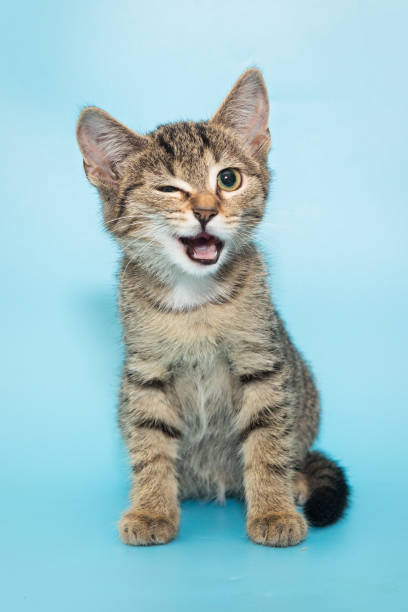
#> input picture Opencv/Images/cat.jpg, 408 x 612 px
$ python computing_histograms.py
#> lines starting #> are read from the running program, lines starting #| are printed output that depends on the picture; after the words box and inside, x2 and y2 are one past the last pixel; in counts of white or black regions, pixels touching at a corner belong together
import cv2 as cv
import numpy as np
import matplotlib.pyplot as plt

img = cv.imread('Images/cat.jpg')
#> img is the input picture: shape (612, 408, 3); mean B, G, R 199.2, 194, 158.3
cv.imshow('Cat', img)

blank = np.zeros(img.shape[:2], dtype='uint8')

gray = cv.cvtColor(img, cv.COLOR_BGR2GRAY)
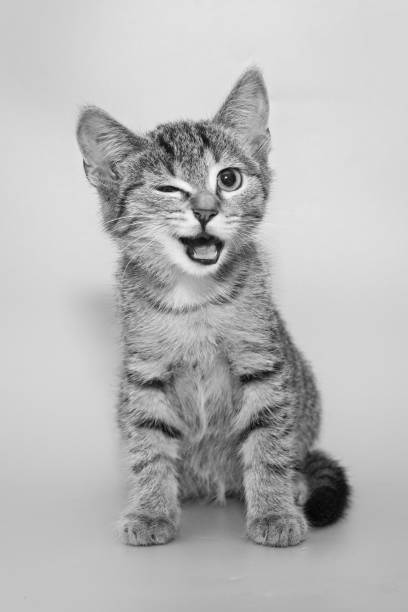
#> gray: shape (612, 408); min 2, max 251, mean 183.9
cv.imshow('Gray', gray)

# mask = cv.circle(blank, (img.shape[1]//2, img.shape[0]//2), 100, 255, -1)
circle = cv.circle(blank, (img.shape[1]//2, img.shape[0]//2), 100, 255, -1)
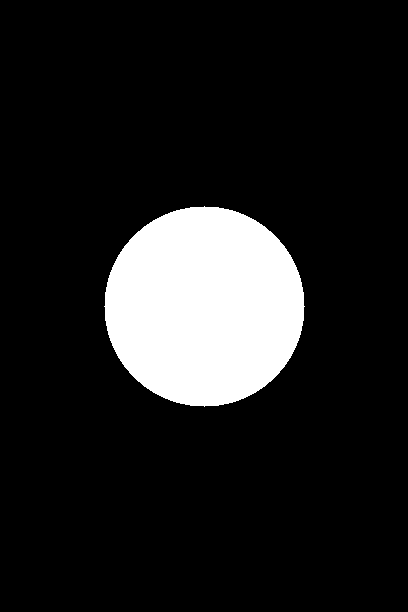
#> blank: shape (612, 408); 12.6% white; 1 white region, box (x1, y1, x2, y2) and area: (104, 206, 305, 407) 31417
# cv.imshow('Mask', mask)
cv.imshow('Mask', circle)

mask = cv.bitwise_and(gray, gray, mask=circle)
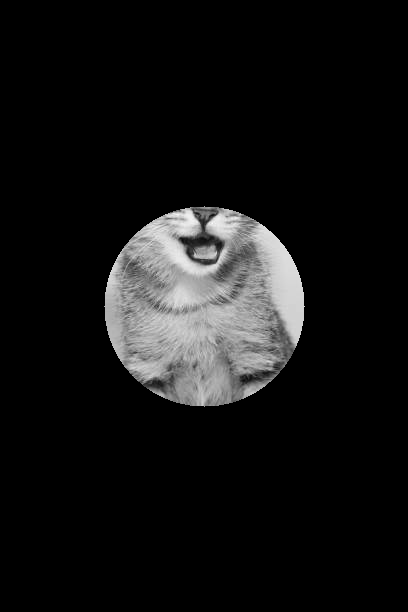
#> mask: shape (612, 408); min 0, max 251, mean 19.8
cv.imshow('Mask Image', mask)


# Grayscale histogram
# gray_hist = cv.calcHist([gray], [0], None, [256], [0,256])
gray_hist = cv.calcHist([gray], [0], mask, [256], [0,256])
#> gray_hist = 256 values, max 483 at index 209, min 0 at index 0, mean 122.7
plt.figure()
plt.title('Grayscale histogram')
plt.xlabel('Bins')
plt.ylabel('# of pixels')
plt.plot(gray_hist)
plt.xlim([0,256])
# plt.show()

# Color Histogram
plt.figure()
plt.title('Colour histogram')
plt.xlabel('Bins')
plt.ylabel('# of pixels')
colors = ('b','g','r')
for i,col in enumerate(colors):
    hist = cv.calcHist([img],[i], None, [256], [0,256])
    plt.plot(hist, color=col)
    plt.xlim([0,256])

plt.show()
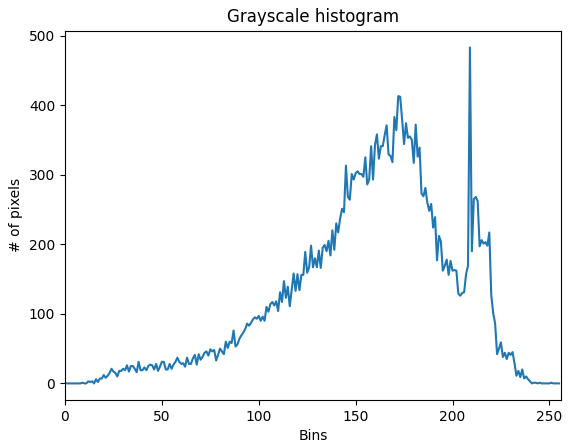
#> figure drawn by matplotlib, 1 panel; curve peaks at x = 209, y = 483
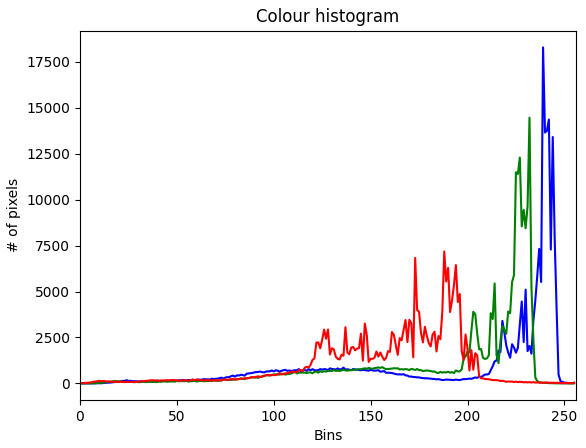
#> figure drawn by matplotlib, 1 panel; curve peaks at x = 239, y = 18292; curve peaks at x = 232, y = 14466; curve peaks at x = 188, y = 7181


cv.waitKey(0)

$ run again, with Opencv/Images/colorballs.jpg copied over Opencv/Images/cat.jpg
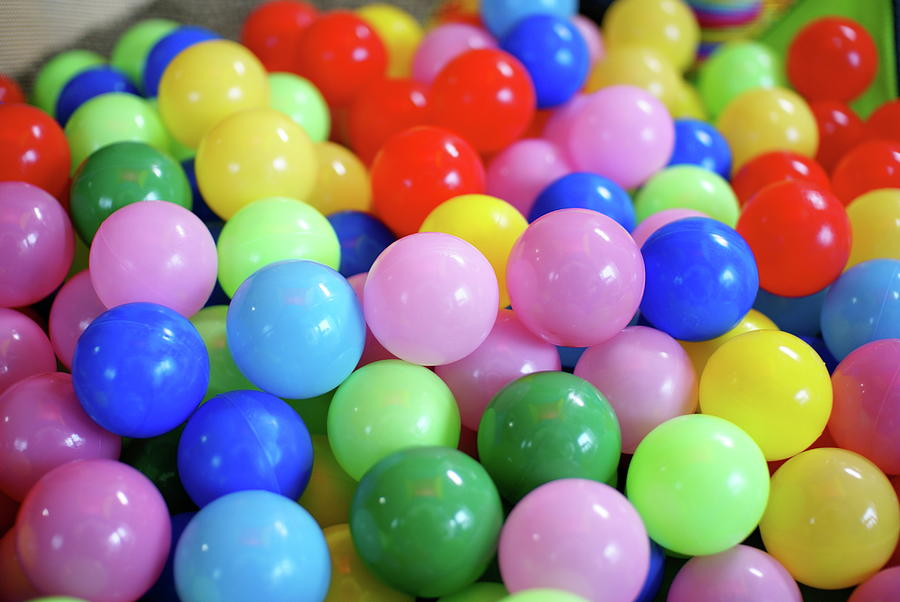
#> input picture Opencv/Images/colorballs.jpg, 900 x 602 px
#> img is the input picture: shape (602, 900, 3); mean B, G, R 124, 126.1, 144.7
#> `circle = cv.circle(blank, (img.shape[1]//2, img.shape[0]//2), 100, 255..`:
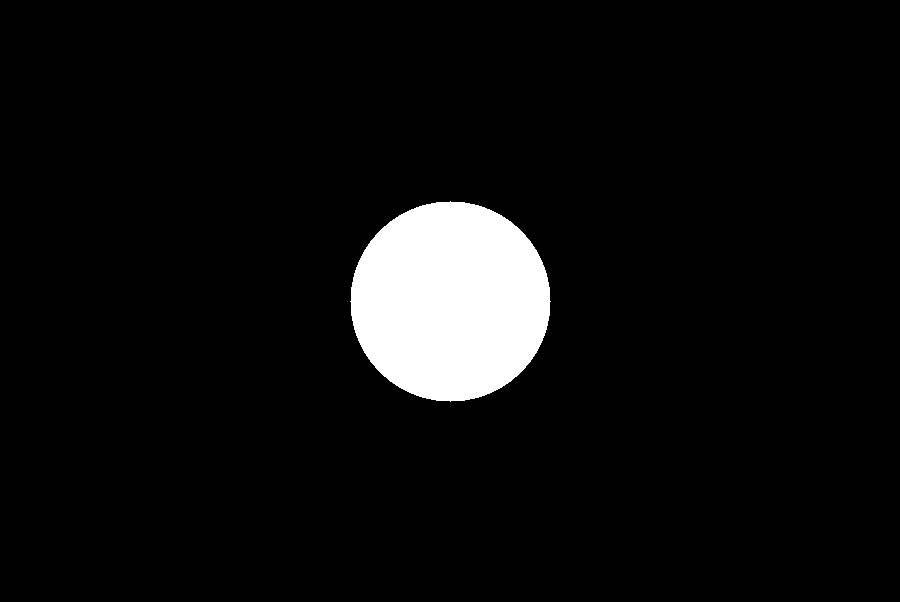
#> blank: shape (602, 900); 5.8% white; 1 white region, box (x1, y1, x2, y2) and area: (350, 201, 551, 402) 31417
#> gray_hist = 256 values, max 534 at index 170, min 0 at index 0, mean 122.7
#> `plt.show()`:
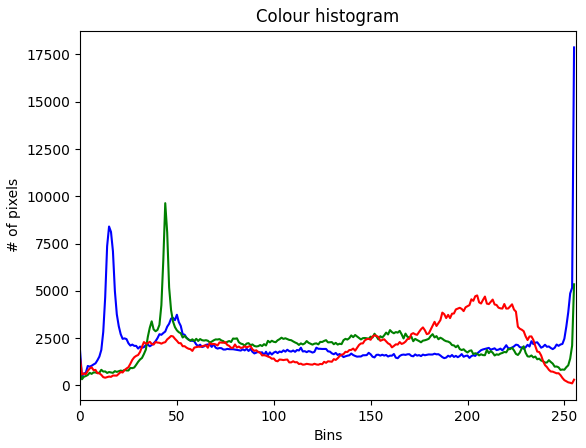
#> figure drawn by matplotlib, 1 panel; curve peaks at x = 255, y = 17874; curve peaks at x = 44, y = 9636; curve peaks at x = 205, y = 4756
